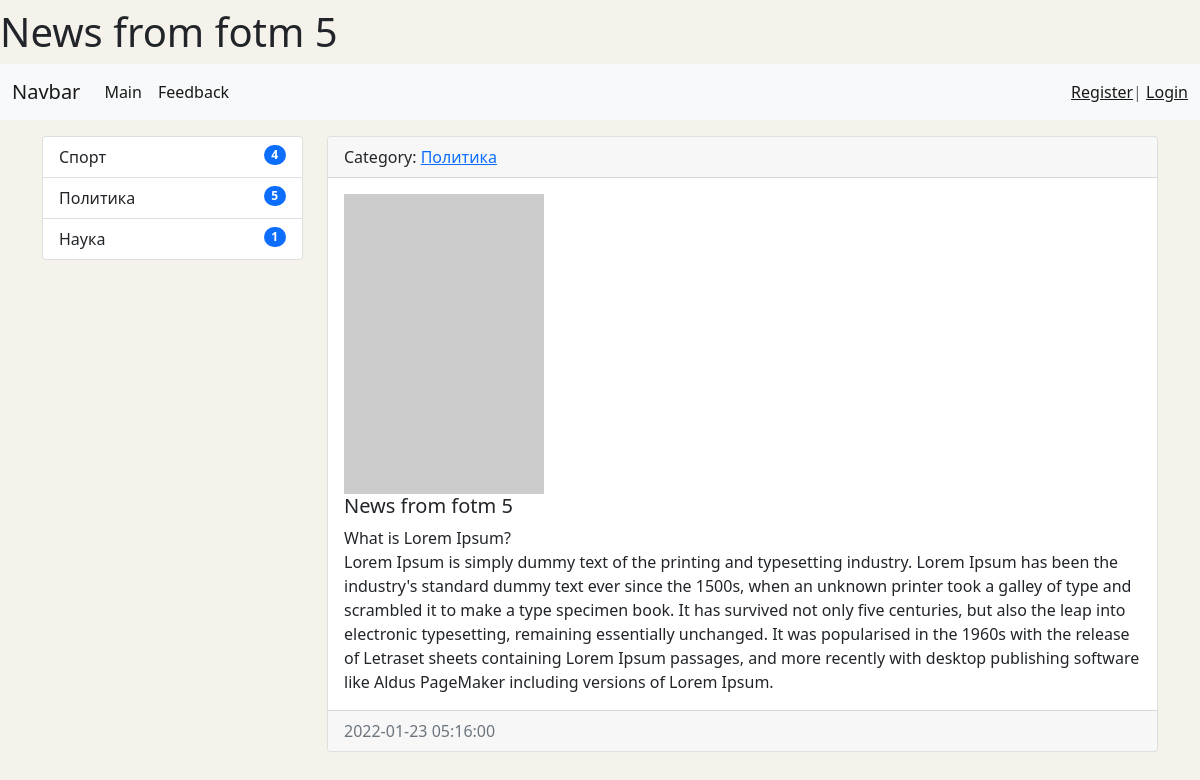
Before: /news/15/ with the older database file.
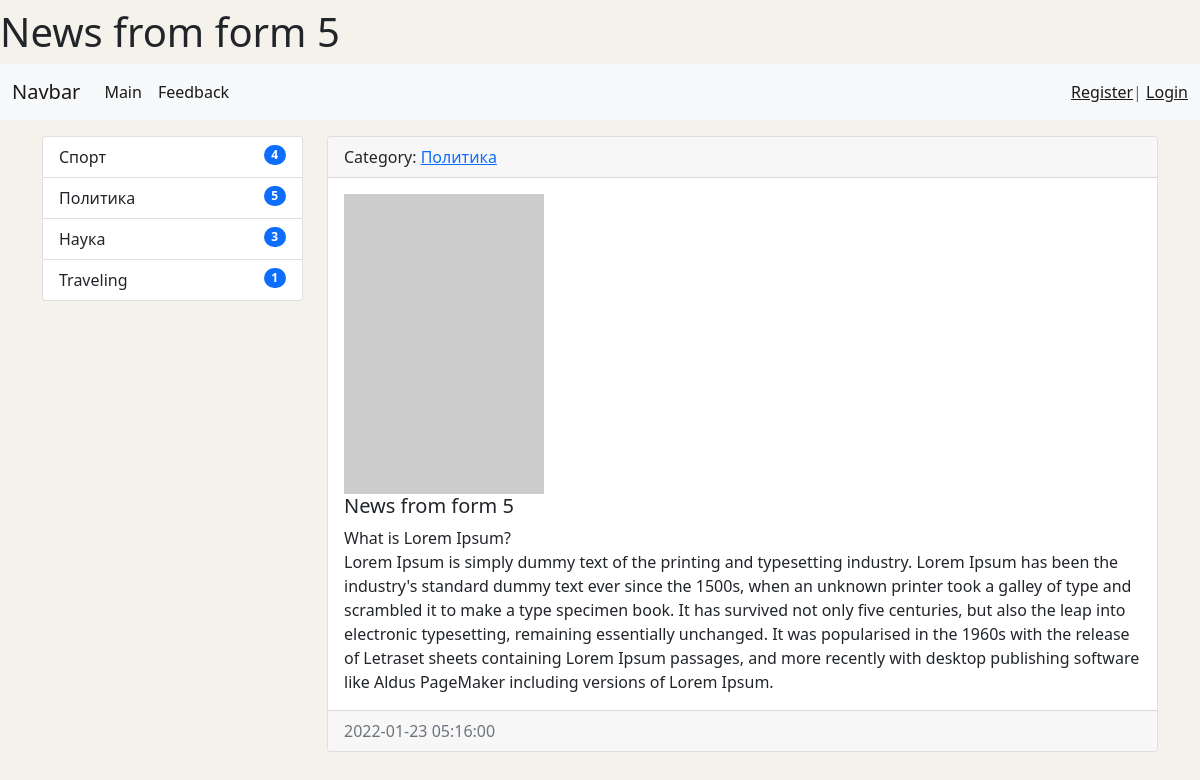
After: the same page with the newer database file.
### news/models.py (models this page shows, shortened)
class News(models.Model):
    title = models.CharField(max_length=150, verbose_name='Наименование')
    content = models.TextField(blank=True, verbose_name='Контент')
    created_at = models.DateTimeField(auto_now_add=True, verbose_name='Дата публикации')
    updated_at = models.DateTimeField(auto_now=True, verbose_name='Обновлено')
    photo = models.ImageField(upload_to='photos/%Y/%m/%d/', verbose_name='Фото', blank=True)
    is_published = models.BooleanField(default=True, verbose_name='Опубликовано')
    category = models.ForeignKey('Category', on_delete=models.PROTECT, verbose_name='Категория')
    numbers_of_views = models.IntegerField(default=0)
    class Meta:
        verbose_name = 'Новость'
        verbose_name_plural = 'Новости'
        ordering = ['-created_at']

class Category(models.Model):
    title = models.CharField(max_length=150, db_index=True, verbose_name='Наименование категории')
    def get_absolute_url(self):
        return reverse('category', kwargs={'category_id': self.pk})
    def __str__(self):
        return self.title
    class Meta:
        verbose_name = 'Категория'
        verbose_name_plural = 'Категории'
        ordering = ['-title']

### news/views.py (the view)
# urls.py: path('news/<int:pk>/', ViewNews.as_view(), name='view_news'),
class ViewNews(DetailView):
    model = News
    context_object_name = 'news_item'

### news/templatetags/news_tags.py (called while the page is built)
@register.inclusion_tag('news/list_categories.html')
def show_categories():
    categories = Category.objects.annotate(cnt=Count('news', filter=F('news__is_published'))).filter(cnt__gt=0)
    return {'categories': categories}

### news/templates/news/news_detail.html (shortened to what this page needs)
{% extends 'base.html' %}
{% block news_item_title %}
    {{ news_item.title }}
{% endblock %}
{% block sidebar %}
{% include 'inc/_sidebar.html' %}
{% endblock %}
{% block content %}
<div class="card mb-3">
    <div class="card-header">
        Category: <a href="{{ news_item.category.get_absolute_url }}">{{ news_item.category }}</a>
    </div>
    <div class="card-body">
        {% if news_item.photo %}
            <img src="{{ news_item.photo.url }}" alt="Photo" width="200" class="float-left mr-3">
        {% else %}
            <img src="https://picsum.photos/200/300/?blur=2" alt="Photo" class="float-left mr-3">
        {% endif %}
        <h5 class="card-title">{{ news_item.title }}</h5>
        <p class="card-text">{{ news_item.content|safe|linebreaksbr }}</p>
    </div>
    <div class="card-footer text-muted">
        {{ news_item.created_at|date:'Y-m-d H:i:s' }}
    </div>
</div>
{% endblock %}

### news/templates/news/list_categories.html
<div class="list-group">
    {% for item_categories in categories %}
    <a href="{{ item_categories.get_absolute_url }}" class="list-group-item list-group-item-action">
        {{ item_categories.title }}
        <span class="badge bg-primary rounded-pill category_badge">{{ item_categories.cnt }}</span>
    </a>
    {% endfor %}
</div>

Changed rows visible on the page:
changed News "Политика": title "News from fotm 5" → "News from form 5"
computed for Category "Наука": cnt "1" → "3"
now on this page (row unchanged): Category: title "Traveling", cnt "1"
